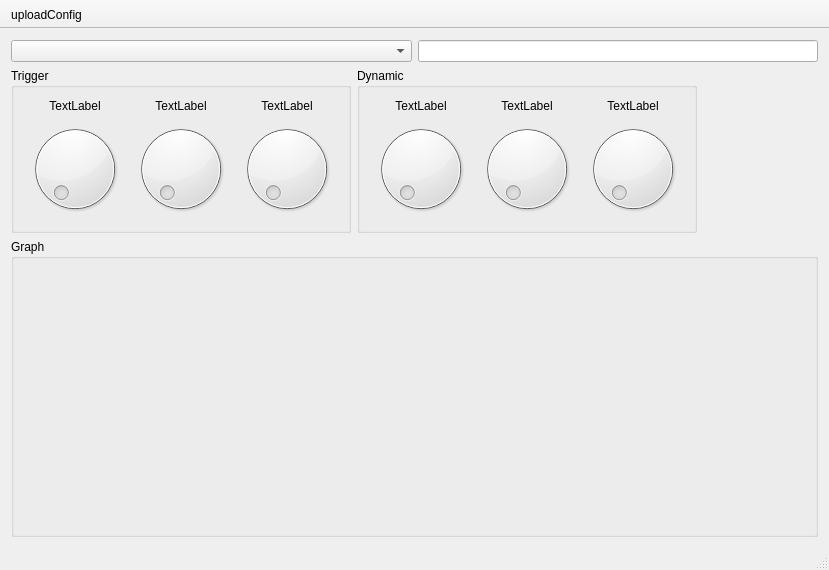
<?xml version="1.0" encoding="UTF-8"?>
<ui version="4.0">
 <class>drumduino</class>
 <widget class="QMainWindow" name="drumduino">
  <property name="geometry">
   <rect>
    <x>0</x>
    <y>0</y>
    <width>829</width>
    <height>570</height>
   </rect>
  </property>
  <property name="windowTitle">
   <string>conftool</string>
  </property>
  <widget class="QWidget" name="centralWidget">
   <layout class="QVBoxLayout" name="verticalLayout">
    <item>
     <layout class="QHBoxLayout" name="horizontalLayout">
      <item>
       <widget class="QComboBox" name="cbPadSelector"/>
      </item>
      <item>
       <widget class="QLineEdit" name="lePadName">
        <property name="sizePolicy">
         <sizepolicy hsizetype="Preferred" vsizetype="Fixed">
          <horstretch>0</horstretch>
          <verstretch>0</verstretch>
         </sizepolicy>
        </property>
       </widget>
      </item>
     </layout>
    </item>
    <item>
     <layout class="QHBoxLayout" name="horizontalLayout_2">
      <item>
       <widget class="QGroupBox" name="groupBox">
        <property name="sizePolicy">
         <sizepolicy hsizetype="Preferred" vsizetype="Maximum">
          <horstretch>0</horstretch>
          <verstretch>0</verstretch>
         </sizepolicy>
        </property>
        <property name="title">
         <string>Trigger</string>
        </property>
        <layout class="QGridLayout" name="gridLayout">
         <item row="1" column="2">
          <widget class="QDial" name="dial_3"/>
         </item>
         <item row="1" column="0">
          <widget class="QDial" name="dial"/>
         </item>
         <item row="1" column="1">
          <widget class="QDial" name="dial_2"/>
         </item>
         <item row="0" column="2">
          <widget class="QLabel" name="label_3">
           <property name="text">
            <string>TextLabel</string>
           </property>
           <property name="alignment">
            <set>Qt::AlignCenter</set>
           </property>
          </widget>
         </item>
         <item row="0" column="1">
          <widget class="QLabel" name="label_2">
           <property name="text">
            <string>TextLabel</string>
           </property>
           <property name="alignment">
            <set>Qt::AlignCenter</set>
           </property>
          </widget>
         </item>
         <item row="0" column="0">
          <widget class="QLabel" name="label">
           <property name="text">
            <string>TextLabel</string>
           </property>
           <property name="alignment">
            <set>Qt::AlignCenter</set>
           </property>
          </widget>
         </item>
        </layout>
       </widget>
      </item>
      <item>
       <widget class="QGroupBox" name="groupBox_2">
        <property name="title">
         <string>Dynamic</string>
        </property>
        <layout class="QGridLayout" name="gridLayout_2">
         <item row="0" column="1">
          <widget class="QLabel" name="label_6">
           <property name="text">
            <string>TextLabel</string>
           </property>
           <property name="alignment">
            <set>Qt::AlignCenter</set>
           </property>
          </widget>
         </item>
         <item row="0" column="0">
          <widget class="QLabel" name="label_4">
           <property name="text">
            <string>TextLabel</string>
           </property>
           <property name="alignment">
            <set>Qt::AlignCenter</set>
           </property>
          </widget>
         </item>
         <item row="0" column="2">
          <widget class="QLabel" name="label_5">
           <property name="text">
            <string>TextLabel</string>
           </property>
           <property name="alignment">
            <set>Qt::AlignCenter</set>
           </property>
          </widget>
         </item>
         <item row="1" column="0">
          <widget class="QDial" name="dial_4"/>
         </item>
         <item row="1" column="1">
          <widget class="QDial" name="dial_5"/>
         </item>
         <item row="1" column="2">
          <widget class="QDial" name="dial_6"/>
         </item>
        </layout>
       </widget>
      </item>
      <item>
       <spacer name="horizontalSpacer">
        <property name="orientation">
         <enum>Qt::Horizontal</enum>
        </property>
        <property name="sizeHint" stdset="0">
         <size>
          <width>40</width>
          <height>20</height>
         </size>
        </property>
       </spacer>
      </item>
     </layout>
    </item>
    <item>
     <widget class="QGroupBox" name="gbGraph">
      <property name="sizePolicy">
       <sizepolicy hsizetype="Preferred" vsizetype="Preferred">
        <horstretch>0</horstretch>
        <verstretch>100</verstretch>
       </sizepolicy>
      </property>
      <property name="title">
       <string>Graph</string>
      </property>
      <layout class="QHBoxLayout" name="horizontalLayout_3"/>
     </widget>
    </item>
   </layout>
  </widget>
  <widget class="QMenuBar" name="menuBar">
   <property name="geometry">
    <rect>
     <x>0</x>
     <y>0</y>
     <width>829</width>
     <height>21</height>
    </rect>
   </property>
  </widget>
  <widget class="QToolBar" name="mainToolBar">
   <property name="movable">
    <bool>false</bool>
   </property>
   <property name="floatable">
    <bool>false</bool>
   </property>
   <attribute name="toolBarArea">
    <enum>TopToolBarArea</enum>
   </attribute>
   <attribute name="toolBarBreak">
    <bool>false</bool>
   </attribute>
   <addaction name="actionUploadConfig"/>
  </widget>
  <widget class="QStatusBar" name="statusBar"/>
  <action name="actionUploadConfig">
   <property name="icon">
    <iconset resource="conftool.qrc">
     <normaloff>:/drumduino/up177.svg</normaloff>:/drumduino/up177.svg</iconset>
   </property>
   <property name="text">
    <string>uploadConfig</string>
   </property>
  </action>
 </widget>
 <layoutdefault spacing="6" margin="11"/>
 <resources>
  <include location="conftool.qrc"/>
 </resources>
 <connections/>
</ui>
